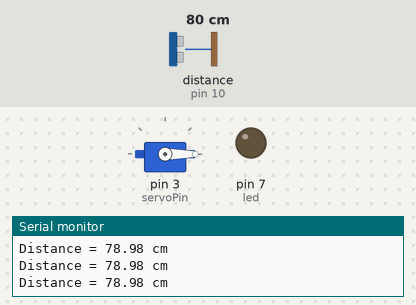
Bench run of a sketch on a simulated Arduino Uno, built with avr-gcc and run on an emulated ATmega328P. Shown: servo, output pins drawn as LEDs (lit = HIGH), the last lines printed to the serial monitor. Wiring (inferred from the names in the program): ultrasonic range finder: trigger pin 9; echo pin 10. The test bench sets the inputs (shaded band); at power-on: distance to the obstacle (sensor on pin 10) 80 cm. The echo pulse lasts 58.3 µs per cm; pins used as bus, display or sensor lines are not drawn.

Above: at 1.2 s.
1.3 s: distance to the obstacle (sensor on pin 10) set to 12 cm
2.8 s: distance to the obstacle (sensor on pin 10) set to 9 cm
At 3.8 s:
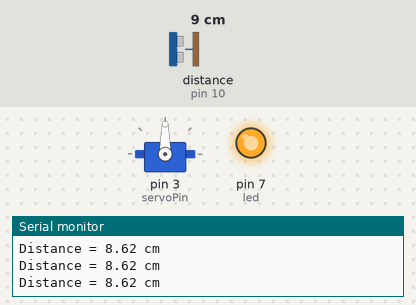
4.4 s: distance to the obstacle (sensor on pin 10) set to 35 cm
At 4.7 s:
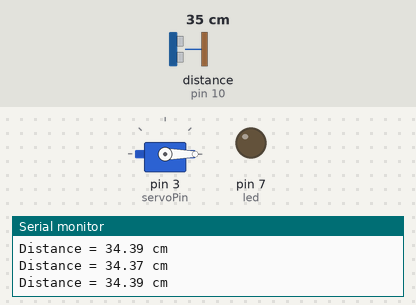
5.9 s: distance to the obstacle (sensor on pin 10) set to 2 cm
At 6.3 s:
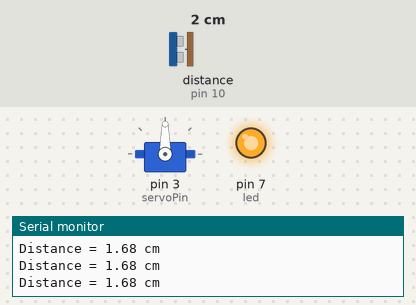
Timing chart, 0 to 8.4 s (numbered marks = the images above; inputs shaded):
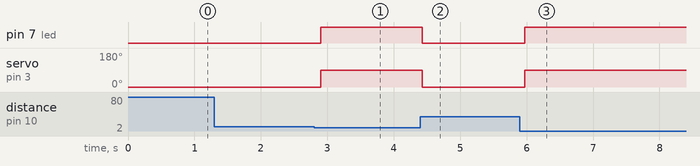

Measured:
- the behaviour switches between 11 and 10 cm on distance to the obstacle (sensor on pin 10) (found by bisection; images 0 and 1)
- after the input at 2.8 s, pin 7 (led): LOW → HIGH after 0.10 s; servo on pin 3 (servoPin): 0° → 90° after 0.10 s
- after the input at 4.4 s, pin 7 (led): HIGH → LOW at once; servo on pin 3 (servoPin): 90° → 0° at once
- after the input at 5.9 s, pin 7 (led): LOW → HIGH after 0.07 s; servo on pin 3 (servoPin): 0° → 90° after 0.07 s

The sketch:

stunning_stantia_sango1.ino
```cpp
#include <Servo.h>

Servo servo;

const int trig = 9;
const int echo = 10;
const int led = 7;
const int servoPin = 3;

long time;
float distance;

void setup() {
  pinMode(trig, OUTPUT);
  pinMode(echo, INPUT);
  pinMode(led, OUTPUT);

  servo.attach(servoPin);
  servo.write(0);

  Serial.begin(9600);
}

void loop() {

  digitalWrite(trig, LOW);
  delayMicroseconds(2);

  digitalWrite(trig, HIGH);
  delayMicroseconds(10);
  digitalWrite(trig, LOW);

  time = pulseIn(echo, HIGH);
  distance = time * 0.034 / 2;

  Serial.print("Distance = ");
  Serial.print(distance);
  Serial.println(" cm");

  if (distance <= 10) {
    servo.write(90);
    digitalWrite(led, HIGH);
  } else {
    servo.write(0);
    digitalWrite(led, LOW);
  }

  delay(100);
}
```
